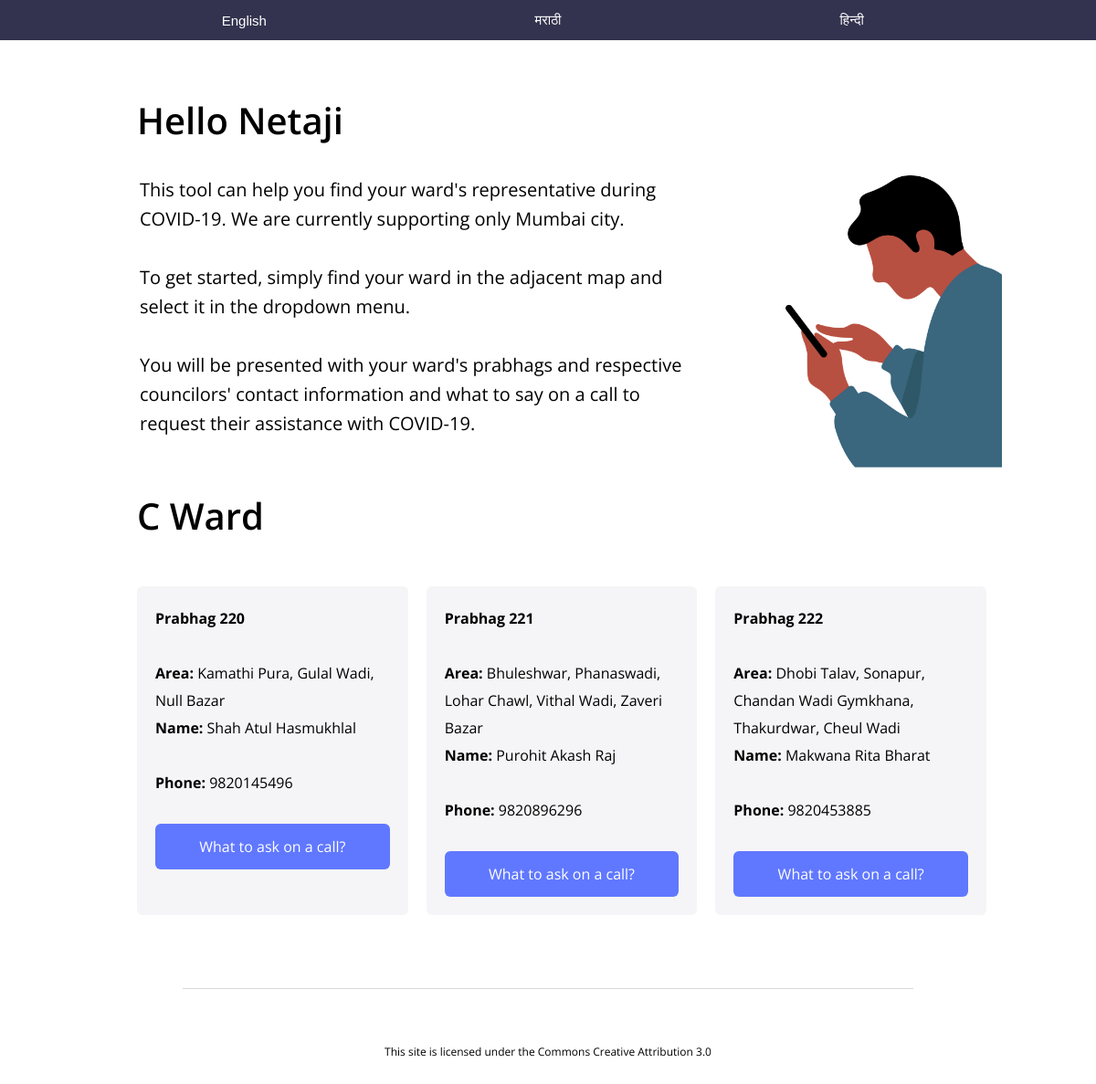
The app's page /working/code/representatives/index.php?ward=C with its own data.
### tables this page shows
CREATE TABLE `mumbai_wards` (
  `index_id` int(11) NOT NULL AUTO_INCREMENT,
  `ward` text NOT NULL,
  `prabhag` text NOT NULL,
  `constituency_area` text NOT NULL,
  `councillor_name` text NOT NULL,
  `contact` text NOT NULL,
  PRIMARY KEY (`index_id`)
);

### working/code/representatives/index.php (the view, shortened to what this page needs)
<?php
    $dbc = mysqli_connect('localhost', 'getboocs_main', 'osvPHM7NGg', 'janneta');
    mysqli_set_charset($dbc, 'utf8mb4');
    $ward = mysqli_real_escape_string($dbc, $_GET['ward']);
    $query = "SELECT * FROM mumbai_wards WHERE ward = '".$ward."'";
    $rquery = mysqli_query($dbc, $query);
?>
<!DOCTYPE html>
<html>
<head>
    <link rel="stylesheet" type="text/css" href="../index.css">
</head>
<body>
<div id="languageTableHolder">
    <table id="languageTable">
        <tr>
            <td>
                <a href="?ward=<?php echo $ward; ?>&lang=en">English</a>
            </td>
            <td>
                <a href="?ward=<?php echo $ward; ?>&lang=mr">मराठी</a>
            </td>
            <td>
                <a href="?ward=<?php echo $ward; ?>&lang=hn">हिन्दी</a>
            </td>
        </tr>
    </table>
</div>
<div id="main">
    <h1>Hello Netaji</h1>
    <table id="introductoryTable">
        <tr>
            <td>
                <p>This tool can help you find your ward's representative during COVID-19. We are currently supporting only Mumbai city.<br><br>
                    To get started, simply find your ward in the adjacent map and select it in the dropdown menu.<br><br>
                    You will be presented with your ward's prabhags and respective councilors' contact information and what to say on a call to request their assistance with COVID-19.</p>
            </td>
            <td>
                <img src="../../images/personwithphone.png" id="heroimage">
            </td>
        </tr>
    </table>
    <br>
    <h1><?php echo $ward; ?> Ward</h1>
    <table id="prabhagTable">
        <?php
        $item = 0;
        while($rquery && $fetchedrow = mysqli_fetch_assoc($rquery))
        {
            if($item % 3 == 0) {
                echo "<tr>";
            }
            $prabhag_number = $fetchedrow['prabhag'];
            $area = $fetchedrow['constituency_area'];
            $name = $fetchedrow['councillor_name'];
            $phone = $fetchedrow['contact'];
            ?>
            <td>
                <span id="prabhagInformation">
                    <b>Prabhag <?php echo $prabhag_number; ?></b><br><br>
                    <b>Area:</b> <?php echo $area; ?><br>
                    <b>Name:</b> <?php echo $name; ?><br><br>
                    <b>Phone:</b> <?php echo $phone; ?>
                </span>
                <a id="sampleCallText" href="../samplecall/?ward=<?php echo $ward; ?>&prabhag=<?php echo $prabhag_number; ?>">What to ask on a call?</a>
            </td>
            <?php
            if(($item + 1) % 3 == 0) {
                echo "</tr>";
            }
            $item++;
        }
        ?>
    </table>
    <div id="divider"></div>
    <div id="footer">
        <span id="footerText">This site is licensed under the Commons Creative Attribution 3.0</span>
    </div>
</div>
</body>
</html>

### working/code/index.css (style rules this page uses)
html { background: #FFF; font-family: sans-serif; margin: 0; padding: 0; }
body { margin: 0; padding: 0; }
#languageTableHolder { width: 100%; background: #33334F; }
#languageTable { width: 1000px; margin-left: auto; margin-right: auto; }
#languageTable tr td { width: 33.33%; text-align: center; }
#languageTable tr td a { display: block; font-size: 15px; padding: 10px 10px; color: #FFF; font-weight: 400; text-decoration: none; }
#main { background: #FFF; font-family: 'Open Sans', sans-serif; margin: 30px auto; padding: 30px 0px; width: 1000px; border-radius: 10px; }
h1 { display: inline-block; font-size: 40px; margin: 0px 50px; font-weight: 600; }
p { font-size: 20px; font-weight: 400; margin: 0px 50px; line-height: 32px; }
#divider { width: 80%; margin: 60px auto; height: 1px; background: #d7d7d7; }
#footer #footerText { margin-left: auto; margin-right: auto; display: block; font-size: 12px; text-align: center; }
#introductoryTable { width: 100%; margin-top: 30px; }
#introductoryTable tr td:nth-child(1) { vertical-align: top; width: 70%; }
#introductoryTable tr td:nth-child(2) { width: 30%; vertical-align: bottom; }
#introductoryTable tr td:nth-child(2) img { width: 80%; float: right; }
#prabhagTable { margin: 30px 0px 30px 30px; border-spacing: 20px; }
#prabhagTable tr td { vertical-align: top; width: 33.33%; border-radius: 6px; background: #F5F5F7; padding: 20px; line-height: 30px; }
#sampleCallText { display: block; margin: 30px 0px 0px 0px; text-decoration: none; padding: 10px 0px; text-align: center; border: none; border-radius: 6px; font-weight: 400; font-size: 16px; background: #6078FF; color: #FFF; }
#prabhagInformation { margin-top: 30px; }

### records on screen
mumbai_wards: prabhag "220", constituency_area "Kamathi Pura, Gulal Wadi, Null Bazar", councillor_name "Shah Atul Hasmukhlal", contact "9820145496"
mumbai_wards: prabhag "221", constituency_area "Bhuleshwar, Phanaswadi, Lohar Chawl, Vithal Wadi, Zaveri Bazar", councillor_name "Purohit Akash Raj", contact "9820896296"
mumbai_wards: prabhag "222", constituency_area "Dhobi Talav, Sonapur, Chandan Wadi Gymkhana, Thakurdwar, Cheul Wadi", councillor_name "Makwana Rita Bharat", contact "9820453885"

### other values on screen
$ward "C"
